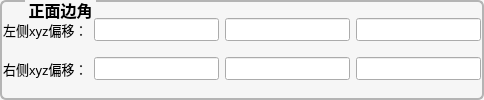
             <widget class="QGroupBox" name="groupBox_7">
              <property name="font">
               <font>
                <pointsize>12</pointsize>
                <bold>true</bold>
               </font>
              </property>
              <property name="styleSheet">
               <string notr="true">QGroupBox {
	color: rgb(0, 0, 0);
	background-color: #f6f6f6;
    border-width: 2px;
    border-radius: 6px;
   border-style:solid;
  border-color: #b4b4b4;
  margin-top: 2ex;
}
QGroupBox::title {
     subcontrol-origin: margin;
     subcontrol-position: top left;
   left:25px;
     margin-left: 0px;
     padding:0 1px;
}</string>
              </property>
              <property name="title">
               <string>正面边角</string>
              </property>
              <property name="alignment">
               <set>Qt::AlignCenter</set>
              </property>
              <layout class="QGridLayout" name="gridLayout_7">
               <property name="leftMargin">
                <number>1</number>
               </property>
               <property name="topMargin">
                <number>1</number>
               </property>
               <property name="rightMargin">
                <number>1</number>
               </property>
               <property name="bottomMargin">
                <number>1</number>
               </property>
               <property name="horizontalSpacing">
                <number>6</number>
               </property>
               <property name="verticalSpacing">
                <number>1</number>
               </property>
               <item row="0" column="1">
                <widget class="QLineEdit" name="lineEdit_Front_Region1_X_Shift">
                 <property name="sizePolicy">
                  <sizepolicy hsizetype="Expanding" vsizetype="Fixed">
                   <horstretch>0</horstretch>
                   <verstretch>0</verstretch>
                  </sizepolicy>
                 </property>
                 <property name="font">
                  <font>
                   <pointsize>10</pointsize>
                   <bold>false</bold>
                  </font>
                 </property>
                </widget>
               </item>
               <item row="0" column="2">
                <widget class="QLineEdit" name="lineEdit_Front_Region1_Y_Shift">
                 <property name="font">
                  <font>
                   <pointsize>10</pointsize>
                   <bold>false</bold>
                  </font>
                 </property>
                </widget>
               </item>
               <item row="0" column="0">
                <widget class="QLabel" name="label_15">
                 <property name="font">
                  <font>
                   <pointsize>10</pointsize>
                   <bold>false</bold>
                  </font>
                 </property>
                 <property name="styleSheet">
                  <string notr="true">color: rgb(0, 0, 0);</string>
                 </property>
                 <property name="text">
                  <string>左侧xyz偏移：</string>
                 </property>
                </widget>
               </item>
               <item row="0" column="3">
                <widget class="QLineEdit" name="lineEdit_Front_Region1_Z_Shift">
                 <property name="font">
                  <font>
                   <pointsize>10</pointsize>
                   <bold>false</bold>
                  </font>
                 </property>
                </widget>
               </item>
               <item row="1" column="3">
                <widget class="QLineEdit" name="lineEdit_Front_Region2_Z_Shift">
                 <property name="font">
                  <font>
                   <pointsize>10</pointsize>
                   <bold>false</bold>
                  </font>
                 </property>
                </widget>
               </item>
               <item row="1" column="2">
                <widget class="QLineEdit" name="lineEdit_Front_Region2_Y_Shift">
                 <property name="font">
                  <font>
                   <pointsize>10</pointsize>
                   <bold>false</bold>
                  </font>
                 </property>
                </widget>
               </item>
               <item row="1" column="1">
                <widget class="QLineEdit" name="lineEdit_Front_Region2_X_Shift">
                 <property name="font">
                  <font>
                   <pointsize>10</pointsize>
                   <bold>false</bold>
                  </font>
                 </property>
                </widget>
               </item>
               <item row="1" column="0">
                <widget class="QLabel" name="label_16">
                 <property name="font">
                  <font>
                   <pointsize>10</pointsize>
                   <bold>false</bold>
                  </font>
                 </property>
                 <property name="styleSheet">
                  <string notr="true">color: rgb(0, 0, 0);</string>
                 </property>
                 <property name="text">
                  <string>右侧xyz偏移：</string>
                 </property>
                </widget>
               </item>
              </layout>
             </widget>
